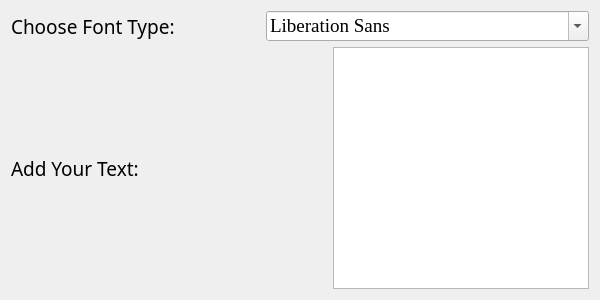
<?xml version="1.0" encoding="UTF-8"?>
<ui version="4.0">
 <class>Dialog</class>
 <widget class="QDialog" name="Dialog">
  <property name="geometry">
   <rect>
    <x>0</x>
    <y>0</y>
    <width>600</width>
    <height>300</height>
   </rect>
  </property>
  <property name="windowTitle">
   <string>Font Combo Box</string>
  </property>
  <layout class="QVBoxLayout" name="verticalLayout">
   <item>
    <layout class="QHBoxLayout" name="horizontalLayout">
     <item>
      <widget class="QLabel" name="label">
       <property name="font">
        <font>
         <family>Franklin Gothic Heavy</family>
         <pointsize>14</pointsize>
        </font>
       </property>
       <property name="text">
        <string>Choose Font Type:</string>
       </property>
      </widget>
     </item>
     <item>
      <widget class="QFontComboBox" name="fontComboBox">
       <property name="font">
        <font>
         <family>Times New Roman</family>
         <pointsize>14</pointsize>
        </font>
       </property>
      </widget>
     </item>
    </layout>
   </item>
   <item>
    <layout class="QHBoxLayout" name="horizontalLayout_2">
     <item>
      <widget class="QLabel" name="label_2">
       <property name="font">
        <font>
         <family>Franklin Gothic Heavy</family>
         <pointsize>14</pointsize>
        </font>
       </property>
       <property name="text">
        <string>Add Your Text:</string>
       </property>
      </widget>
     </item>
     <item>
      <spacer name="horizontalSpacer">
       <property name="orientation">
        <enum>Qt::Horizontal</enum>
       </property>
       <property name="sizeHint" stdset="0">
        <size>
         <width>40</width>
         <height>20</height>
        </size>
       </property>
      </spacer>
     </item>
     <item>
      <widget class="QTextEdit" name="textEdit"/>
     </item>
    </layout>
   </item>
  </layout>
 </widget>
 <resources/>
 <connections/>
</ui>
